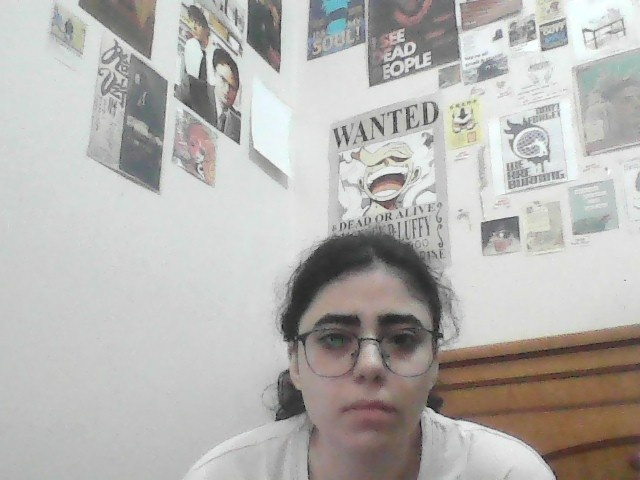
#> input picture database/faces/feto.jpg, 640 x 480 px; its folder holds only this picture in this run
$ python -i gesture.py   (imports and definitions only)
#> lines starting #> are read from the running program, lines starting #| are printed output that depends on the picture
### config.py
"""
Configuration Module for Smart Attendance System
Addresses: Project setup and global parameters
"""
import os
import cv2

# Base paths
BASE_DIR = os.path.dirname(os.path.abspath(__file__))
DATABASE_DIR = os.path.join(BASE_DIR, "database")
FACES_DIR = os.path.join(DATABASE_DIR, "faces")
REPORTS_DIR = os.path.join(BASE_DIR, "reports")
MODELS_DIR = os.path.join(BASE_DIR, "models")

# Ensure directories exist
for directory in [DATABASE_DIR, FACES_DIR, REPORTS_DIR, MODELS_DIR]:
    os.makedirs(directory, exist_ok=True)

# =============================================================================
# 1. PROJECT TITLE
# =============================================================================
PROJECT_TITLE = "Smart Attendance System with Face Recognition and Live Tracking"
PROJECT_VERSION = "1.0.0"

# =============================================================================
# 3. INPUT DATA SOURCE CONFIGURATION
# =============================================================================
# Video source: 0 for default webcam, or path to video file
VIDEO_SOURCE = 0  # Live video stream from camera
# VIDEO_SOURCE = "test_video.mp4"  # Uncomment to use pre-recorded video

FRAME_WIDTH = 1280
FRAME_HEIGHT = 720
FPS = 30

# =============================================================================
# 4. PREPROCESSING CONFIGURATION
# =============================================================================
PREPROCESSING = {
    "resize": {
        "enabled": False,
        "width": 1280,
        "height": 720
    },
    "grayscale": {
        "enabled": False,  # Set True if using Haar-only pipeline
        "convert_back": True  # Convert back to BGR after processing
    },
    "hsv": {
        "enabled": False,  # Set True for HSV-based skin detection
        "convert_back": True
    },
    "gaussian_blur": {
        "enabled": True,
        "kernel_size": (5, 5),
        "sigma": 0
    },
    "edge_detection": {
        "enabled": False,  # Enable for Canny edge visualization
        "threshold1": 100,
        "threshold2": 200,
        "convert_back": True
    },
    "noise_reduction": {
        "enabled": True,
        "method": "gaussian"  # Options: "gaussian", "median", "bilateral"
    }
}

# =============================================================================
# 5. FEATURE EXTRACTION / DETECTION CONFIGURATION
# =============================================================================
FACE_DETECTION = {
    "method": "face_recognition",  # Options: "face_recognition", "haar", "dnn"
    "haar_cascade_path": cv2.data.haarcascades + "haarcascade_frontalface_default.xml",
    "eye_cascade_path": cv2.data.haarcascades + "haarcascade_eye.xml",
    "scale_factor": 1.1,
    "min_neighbors": 5,
    "min_size": (80, 80)
}

# Eye detection for liveness verification
EYE_DETECTION = {
    "enabled": True,
    "min_eyes": 2,  # Minimum eyes detected to consider face "live"
    "cascade_path": cv2.data.haarcascades + "haarcascade_eye.xml"
}

# =============================================================================
# 6. COMPUTER VISION TECHNIQUE CONFIGURATION
# =============================================================================
RECOGNITION = {
    "tolerance": 0.6,  # Face recognition distance threshold (lower = stricter)
    "model": "hog",    # Options: "hog" (CPU), "cnn" (GPU)
    "upsample": 1      # Times to upsample image for detection
}

TRACKING = {
    "enabled": True,
    "max_disappeared": 30,  # Frames to keep tracking after face disappears
    "max_distance": 100,    # Max pixel distance for same-face matching
    "attendance_cooldown": 60  # Seconds before same person can be marked again
}

# =============================================================================
# 7. OUTPUT / RESULT DISPLAY CONFIGURATION
# =============================================================================
OUTPUT = {
    "show_annotations": True,
    "show_names": True,
    "show_timestamps": True,
    "show_confidence": True,
    "box_color": (0, 255, 0),      # Green bounding box
    "text_color": (255, 255, 255),  # White text
    "unknown_color": (0, 0, 255),   # Red for unknown faces
    "font": cv2.FONT_HERSHEY_SIMPLEX,
    "font_scale": 0.6,
    "thickness": 2
}

REPORT = {
    "auto_save_interval": 300,  # Auto-save every 5 minutes (seconds)
    "csv_filename": "attendance_log.csv",
    "excel_filename": "attendance_report.xlsx",
    "daily_report": True
}

# =============================================================================
# 8. USER INTERACTION CONFIGURATION
# =============================================================================
INTERACTION = {
    "gesture_enabled": True,      # Wave to confirm presence
    "wave_threshold": 15,         # Motion threshold for wave detection
    "wave_history": 10,           # Frames of motion history
    "key_quit": ord('q'),
    "key_save": ord('s'),
    "key_register": ord('r'),
    "key_toggle_gesture": ord('g'),
    "key_toggle_liveness": ord('l')
}

# Display settings
DISPLAY = {
    "window_name": PROJECT_TITLE,
    "show_fps": True,
    "show_attendance_log": True,
    "max_log_entries": 5,
    "log_display_duration": 3  # Seconds to show attendance message
}

### gesture.py
"""
Gesture Detection Module
Addresses Rubric Section 8: User Interaction - Gesture-based interaction
Wave to confirm presence.
"""
import cv2
import numpy as np
from collections import deque
from config import INTERACTION


class WaveDetector:
    """
    Detects waving gesture using motion history.
    User waves hand to confirm their attendance.
    """

    def __init__(self, history_size=10):
        self.history_size = INTERACTION["wave_history"]
        self.threshold = INTERACTION["wave_threshold"]
        self.motion_history = deque(maxlen=self.history_size)
        self.prev_gray = None
        self.prev_roi = None
        self.wave_detected = False
        self.wave_cooldown = 0
        self.wave_cooldown_frames = 30  # 1 second at 30fps

    def detect(self, frame, face_roi=None):
        """
        Detect wave gesture in frame.

        Args:
            frame: Current video frame
            face_roi: Optional face region to focus on (x, y, w, h)

        Returns:
            (wave_detected: bool, motion_score: float, visualization: image)
        """
        self.wave_detected = False

        # Decrement cooldown
        if self.wave_cooldown > 0:
            self.wave_cooldown -= 1
            return False, 0, frame

        # Convert to grayscale
        gray = cv2.cvtColor(frame, cv2.COLOR_BGR2GRAY)

        # Focus on face region if provided
        if face_roi is not None:
            x, y, w, h = face_roi
            # Expand region to include hand waving area (below face)
            y_end = min(y + h + int(h * 0.5), frame.shape[0])
            x_end = min(x + w, frame.shape[1])
            x = max(0, x)
            y = max(0, y)
            gray = gray[y:y_end, x:x_end]

        # Apply Gaussian blur
        gray = cv2.GaussianBlur(gray, (5, 5), 0)

        # If first frame or ROI changed size, initialize/reset
        if self.prev_gray is None or self.prev_gray.shape != gray.shape:
            self.prev_gray = gray.copy()
            self.prev_roi = face_roi
            return False, 0, frame

        # Calculate frame difference
        frame_diff = cv2.absdiff(self.prev_gray, gray)
        _, motion_mask = cv2.threshold(frame_diff, 25, 255, cv2.THRESH_BINARY)

        # Calculate motion score
        motion_score = np.sum(motion_mask) / 255.0
        self.motion_history.append(motion_score)

        # Update previous frame
        self.prev_gray = gray.copy()
        self.prev_roi = face_roi

        # Detect wave pattern: alternating high motion
        if len(self.motion_history) >= self.history_size:
            avg_motion = np.mean(self.motion_history)
            motion_variance = np.var(self.motion_history)

            # Wave pattern: significant motion with variation (back and forth)
            if avg_motion > self.threshold and motion_variance > self.threshold * 2:
                self.wave_detected = True
                self.wave_cooldown = self.wave_cooldown_frames
                self.motion_history.clear()

        # Create visualization
        vis = frame.copy()
        if face_roi is not None:
            x, y, w, h = face_roi
            y_end = min(y + h + int(h * 0.5), frame.shape[0])
            x_end = min(x + w, frame.shape[1])
            # Draw detection region
            cv2.rectangle(vis, (x, y), (x_end, y_end), (255, 255, 0), 2)

            # Overlay motion mask
            if motion_mask.shape[0] == (y_end - y) and motion_mask.shape[1] == (x_end - x):
                mask_color = cv2.cvtColor(motion_mask, cv2.COLOR_GRAY2BGR)
                mask_color[:, :] = (0, 0, 255)  # Red for motion
                alpha = 0.3
                roi_vis = vis[y:y_end, x:x_end]
                if roi_vis.shape == mask_color.shape:
                    cv2.addWeighted(roi_vis, 1 - alpha, mask_color, alpha, 0, roi_vis)

        # Draw motion indicator
        bar_height = int(min(motion_score / 1000, 1.0) * 100)
        cv2.rectangle(vis, (10, 200), (30, 200 - bar_height), (0, 255, 0), -1)
        cv2.putText(vis, "Motion", (5, 220), cv2.FONT_HERSHEY_SIMPLEX, 0.4, (255, 255, 255), 1)

        if self.wave_detected:
            cv2.putText(vis, "WAVE DETECTED!", (vis.shape[1] // 2 - 100, 50),
                       cv2.FONT_HERSHEY_SIMPLEX, 1.2, (0, 255, 255), 3)

        return self.wave_detected, motion_score, vis

    # [7 lines left out: function reset, not called in this run]


class SimpleGestureRecognizer:
    """
    Simple gesture recognition using hand tracking.
    Can detect: wave, thumbs up, open palm.
    """

    def __init__(self):
        self.gesture_history = deque(maxlen=5)

    # [64 lines left out: function detect_hand_gesture, not called in this run]

>>> import cv2
>>> picture = cv2.imread('database/faces/feto.jpg')
#> picture is the input picture: shape (480, 640, 3); mean B, G, R 177, 180.2, 182.3
>>> result = WaveDetector().detect(picture)
#> in detect, `gray = cv2.cvtColor(frame, cv2.COLOR_BGR2GRAY)`:
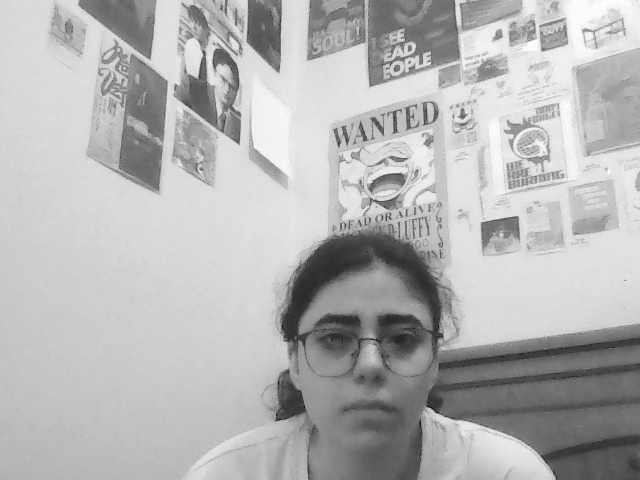
#> gray: shape (480, 640); min 3, max 255, mean 180.5

$ run again, on database/faces/hh.jpg
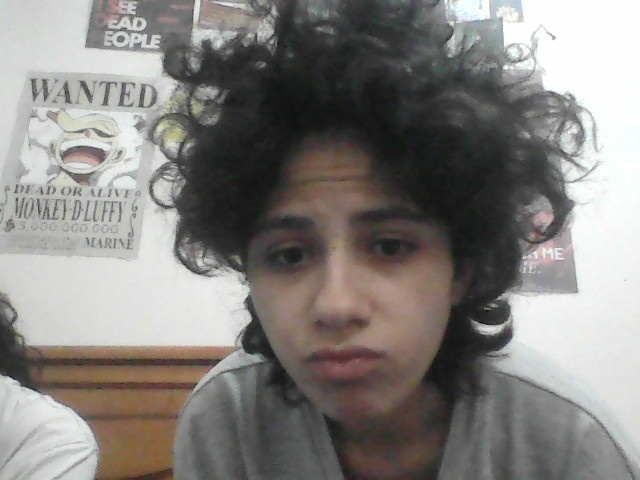
#> input picture database/faces/hh.jpg, 640 x 480 px
#> picture is the input picture: shape (480, 640, 3); mean B, G, R 126.5, 129.6, 133.1
#> in detect, `gray = cv2.cvtColor(frame, cv2.COLOR_BGR2GRAY)`:
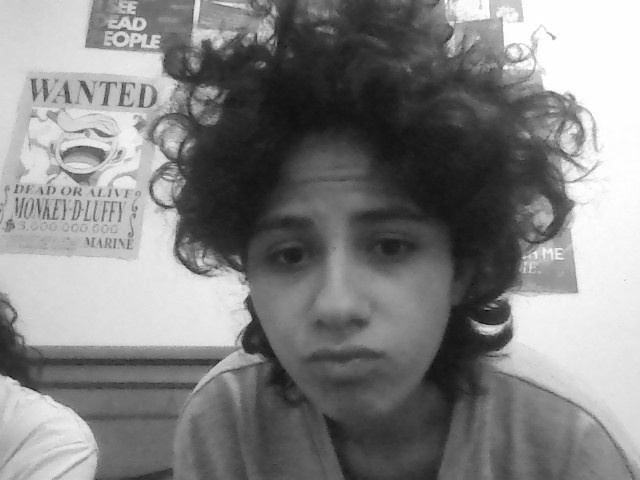
#> gray: shape (480, 640); min 8, max 255, mean 130.3

$ run again, on database/faces/nehal.jpg
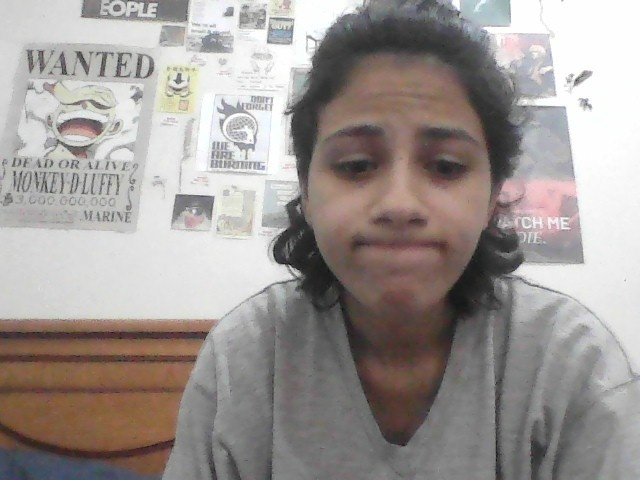
#> input picture database/faces/nehal.jpg, 640 x 480 px
#> picture is the input picture: shape (480, 640, 3); mean B, G, R 148.2, 151.4, 158.2
#> in detect, `gray = cv2.cvtColor(frame, cv2.COLOR_BGR2GRAY)`:
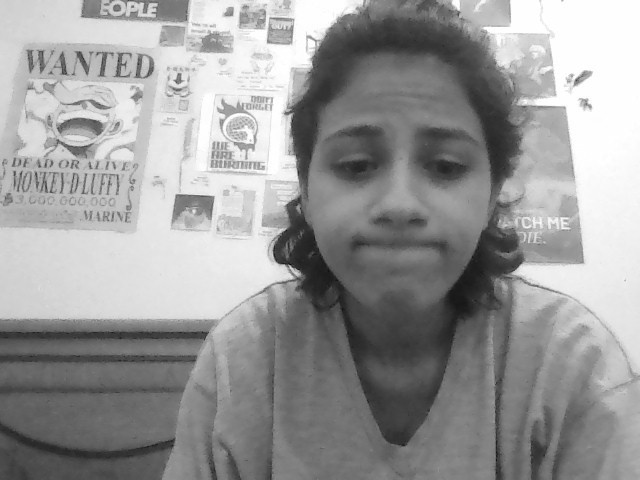
#> gray: shape (480, 640); min 6, max 255, mean 153.1
